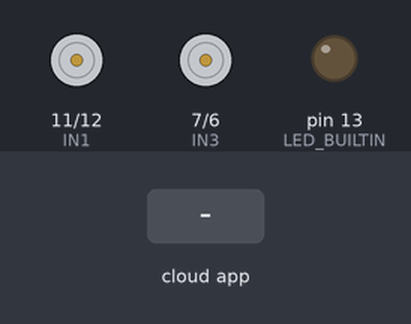
Bench run of a sketch on a simulated Arduino Uno, built with avr-gcc and run on an emulated ATmega328P. Parts: motor-driver pin pairs drawn as motors (green arrow = first pin HIGH = forward, orange = second pin HIGH = backward, longer = more drive, scaled by the enable pin), output pins drawn as LEDs (lit = HIGH). The test bench sets the inputs (shaded band). The ROS host is connected and sends only what is stated.

Above: at 1.2 s.
1.3 s: the phone or cloud app sets pwmLeft to 0
At 2.6 s:
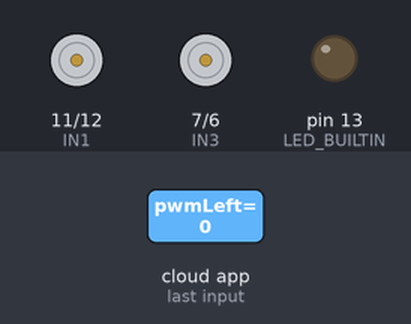
2.9 s: the phone or cloud app sets pwmRight to 0
At 3.7 s:
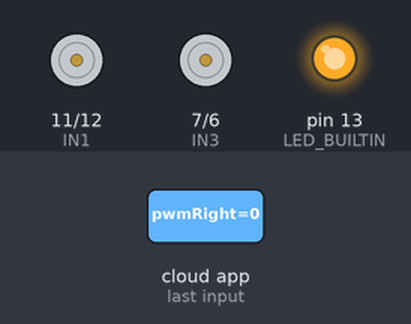
5.4 s: the phone or cloud app sets pwmLeft to 45
At 6.7 s:
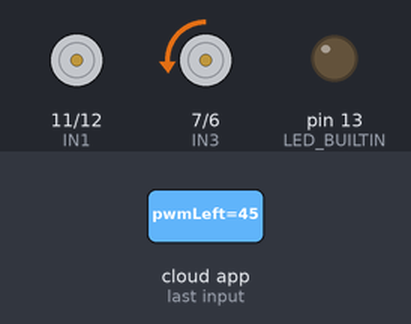
7.0 s: the phone or cloud app sets pwmRight to 45
At 8.8 s:
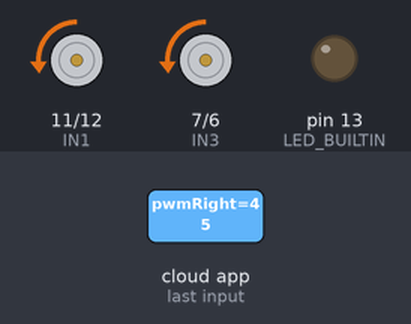
9.5 s: the phone or cloud app sets pwmLeft to 90
At 10.0 s:
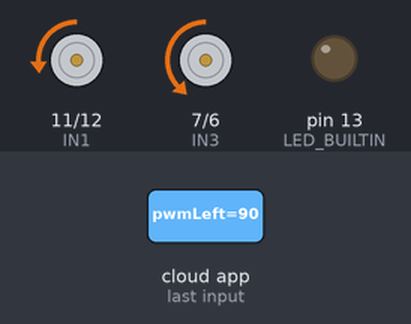
11.1 s: the phone or cloud app sets pwmRight to 90
At 13.1 s:
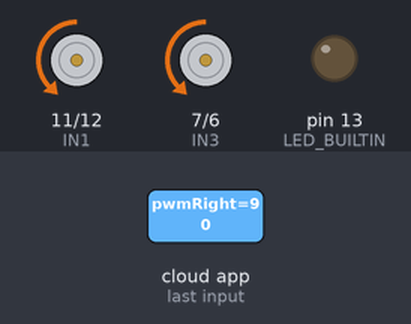
Timing chart, 0 to 14.6 s (numbered marks = the images above; inputs shaded):
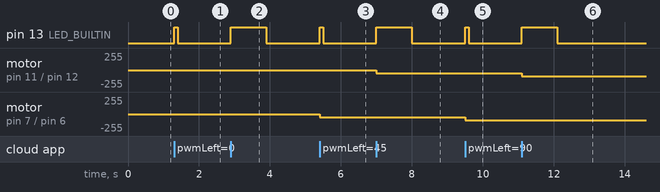

The sketch:

rosserial_motor.ino
```cpp
/*
 * Este programa de arduino crea un nodo de rosserial.
 * Controla la velocidad PWM de dos motores:
 * 70:1 Metal Gearmotor 37Dx70L mm 12V with 64 CPR Encoder (Helical Pinion)
 * Se subscribe a dos topicos de ros (pwm_left y pwm_right).
 * Cada tópico recibe un valor de -255 a 255, y respecto a eso
 * envía las señales de control a cada motor para la dirección y velocidad.
 */

 #include "Arduino.h"
 #include <ros.h>
 #include <std_msgs/Int32.h>


 /*
  * Definición de pines a puente H
  */

  #define PWMA 10
  #define PWMB 5
  #define IN2 12
  #define IN1 11
  #define IN3 7
  #define IN4 6

/*
 * Definición de variables a usar
 */
  ros::NodeHandle nh; // ROS Handler
  float pwmL=0;       // Valor para PWM Izquierdo
  float pwmR=0;       // Valor para PWM Derecho


/*
 * Definicón de funciones ajenas al loop
 */
  // Control de dirección y velocidad motor derecho
  void setMotorRight(int dir, int pwmVal, int pwm, int in1, int in2){
    analogWrite(pwm,pwmVal); // Asignación de velocidad
    // Asignación de dirección
    if(dir == -1){       // Atras
      digitalWrite(in1,HIGH);
      digitalWrite(in2,LOW);
    }
    else if(dir == 1){ // Adelant
      digitalWrite(in1,LOW);
      digitalWrite(in2,HIGH);
    }
    else{               // Estático
      digitalWrite(in1,LOW);
      digitalWrite(in2,LOW);
    }
  }
  // Control de dirección y velocidad motor derecho
  void setMotorLeft(int dir, int pwmVal, int pwm, int in3, int in4){
    analogWrite(pwm,pwmVal);

    if(dir == -1){
      digitalWrite(in3,HIGH);
      digitalWrite(in4,LOW);
    }
    else if(dir == 1){
      digitalWrite(in3,LOW);
      digitalWrite(in4,HIGH);
    }
    else{
      digitalWrite(in3,LOW);
      digitalWrite(in4,LOW);
    }
  }

  //Función callback para motor izquierdo
  void pwmLeft_cb(const std_msgs::Int32 & msg) {
          pwmL = msg.data;
          if (pwmL >= 0 && pwmL <= 255) {
                  setMotorLeft(1, (int) pwmL, PWMB, IN3, IN4);
          } else if (pwmL < 0 && pwmL >= -255) {
                  setMotorLeft(-1, -1*((int) pwmL), PWMB, IN3, IN4);
          } else {
                  //Stop if received a wrong value or 0
                  nh.logerror("Invalid data received; make sure to send a value between -255 and 255");
                  nh.logerror("The motor will stop");
                  setMotorLeft(0, 0, PWMB, IN3, IN4);
          }
          digitalWrite(LED_BUILTIN, HIGH);
          delay(100);
          digitalWrite(LED_BUILTIN, LOW);
          delay(100);

  }
  //Función callback para motor derecho
  void pwmRight_cb(const std_msgs::Int32 & msg) {
          pwmR = msg.data;
          if (pwmR >= 0 && pwmR <= 255) {
                  setMotorRight(1, (int) pwmR, PWMA, IN1, IN2);
          } else if (pwmR < 0 && pwmR >= -255) {
                  setMotorRight(-1, -1*((int) pwmR), PWMA, IN1, IN2);
          } else {
                  //Stop if received a wrong value or 0
                  nh.logerror("Invalid data received; make sure to send a value between -255 and 255");
                  nh.logerror("The motor will stop");
                  setMotorRight(0, 0, PWMA, IN1, IN2);
          }
          digitalWrite(LED_BUILTIN, HIGH);
          delay(1000);
          digitalWrite(LED_BUILTIN, LOW);
          delay(1000);
  }

/*
 * Creación de subcribers
 */
  ros::Subscriber<std_msgs::Int32> pwmL_sub("/pwmLeft", pwmLeft_cb);
  ros::Subscriber<std_msgs::Int32> pwmR_sub("/pwmRight", pwmRight_cb);


void setup() {

  //Inicializr comunicación con ROS
  nh.initNode();

  //Subscribirse a los tópicos ROS
  nh.subscribe(pwmL_sub);
  nh.subscribe(pwmR_sub);


  //Declaración de outputs
  pinMode(PWMA, OUTPUT);
  pinMode(PWMB, OUTPUT);
  pinMode(IN1, OUTPUT);
  pinMode(IN2, OUTPUT);
  pinMode(IN3, OUTPUT);
  pinMode(IN4, OUTPUT);
  pinMode(LED_BUILTIN, OUTPUT);

  // Declaración de inputs
  // Por el momento no hay
}

void loop() {

  nh.spinOnce();
  delay(1);

}
```

Measured:
- after the input at 1.3 s, pin 13 (LED_BUILTIN): LOW → HIGH at once, → LOW 0.10 s later
- after the input at 2.9 s, pin 13 (LED_BUILTIN): LOW → HIGH at once, → LOW 1.0 s later
- after the input at 5.4 s, pin 13 (LED_BUILTIN): LOW → HIGH at once, → LOW 0.10 s later; motor on pin 7 (IN3) / pin 6 (IN4): stopped → backward 45/255 at once
- after the input at 7.0 s, pin 13 (LED_BUILTIN): LOW → HIGH at once, → LOW 1.0 s later; motor on pin 11 (IN1) / pin 12 (IN2): stopped → backward 45/255 at once
- after the input at 9.5 s, pin 13 (LED_BUILTIN): LOW → HIGH at once, → LOW 0.10 s later; motor on pin 7 (IN3) / pin 6 (IN4): backward 45/255 → backward 90/255 at once
- after the input at 11.1 s, pin 13 (LED_BUILTIN): LOW → HIGH at once, → LOW 1.0 s later; motor on pin 11 (IN1) / pin 12 (IN2): backward 45/255 → backward 90/255 at once
